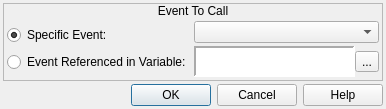
<?xml version="1.0" encoding="UTF-8"?>
<ui version="4.0">
 <class>ConfigureEvent_CallEvent</class>
 <widget class="QDialog" name="ConfigureEvent_CallEvent">
  <property name="geometry">
   <rect>
    <x>0</x>
    <y>0</y>
    <width>386</width>
    <height>109</height>
   </rect>
  </property>
  <property name="windowTitle">
   <string>Call Event</string>
  </property>
  <property name="windowIcon">
   <iconset resource="gui_icons.qrc">
    <normaloff>:/icons/openrpgmaker.png</normaloff>:/icons/openrpgmaker.png</iconset>
  </property>
  <property name="styleSheet">
   <string notr="true">.QFrame
{
	border-width: 1px;
	border-style: solid;
	border-color: palette(window-text);
}

.QFrame&gt;QLabel
{
	border-width: 0px;
	background-color: palette(window-text);
	color: palette(window);
	font-weight: bold;
}

.QFrame&gt;QCheckBox
{
	background-color: palette(window-text);
	border-width: 0px;
	border-style: none;
	color: palette(window);
	spacing: 3px;
	font-weight: bold;
	padding: 0px 0px 0px 3px;
}

.QFrame&gt;QCheckBox::indicator
{
	min-width: 8px;
	max-width: 8px;
	min-height: 8px;
	max-height: 8px;
	width: 8px;
	height: 8px;
	border-width: 2px;
	border-radius: 0px;
	border-style: ridge;
	border-color: palette(mid);
}

.QFrame&gt;QCheckBox::indicator:unchecked
{
	background-color: palette(base);
}

.QFrame&gt;QCheckBox::indicator:checked
{
	background-color: palette(window-text);
}

.QFrame&gt;QCheckBox::indicator:hover
{
	border-color: palette(highlight);
}</string>
  </property>
  <layout class="QVBoxLayout" name="verticalLayout_4">
   <property name="spacing">
    <number>3</number>
   </property>
   <property name="margin">
    <number>3</number>
   </property>
   <item>
    <widget class="QFrame" name="frame">
     <property name="frameShape">
      <enum>QFrame::StyledPanel</enum>
     </property>
     <property name="frameShadow">
      <enum>QFrame::Raised</enum>
     </property>
     <layout class="QVBoxLayout" name="verticalLayout">
      <property name="spacing">
       <number>0</number>
      </property>
      <property name="margin">
       <number>0</number>
      </property>
      <item>
       <widget class="QLabel" name="label">
        <property name="sizePolicy">
         <sizepolicy hsizetype="Preferred" vsizetype="Fixed">
          <horstretch>0</horstretch>
          <verstretch>0</verstretch>
         </sizepolicy>
        </property>
        <property name="text">
         <string>Event To Call</string>
        </property>
        <property name="alignment">
         <set>Qt::AlignCenter</set>
        </property>
       </widget>
      </item>
      <item>
       <widget class="QWidget" name="widget" native="true">
        <layout class="QHBoxLayout" name="horizontalLayout">
         <property name="spacing">
          <number>3</number>
         </property>
         <property name="margin">
          <number>3</number>
         </property>
         <item>
          <layout class="QVBoxLayout" name="verticalLayout_2">
           <property name="spacing">
            <number>3</number>
           </property>
           <item>
            <widget class="QRadioButton" name="rbSpecificEvent">
             <property name="sizePolicy">
              <sizepolicy hsizetype="Fixed" vsizetype="Fixed">
               <horstretch>0</horstretch>
               <verstretch>0</verstretch>
              </sizepolicy>
             </property>
             <property name="text">
              <string>Specific Event:</string>
             </property>
             <property name="checked">
              <bool>true</bool>
             </property>
            </widget>
           </item>
           <item>
            <widget class="QRadioButton" name="rbReferencedEvent">
             <property name="sizePolicy">
              <sizepolicy hsizetype="Fixed" vsizetype="Fixed">
               <horstretch>0</horstretch>
               <verstretch>0</verstretch>
              </sizepolicy>
             </property>
             <property name="text">
              <string>Event Referenced in Variable:</string>
             </property>
            </widget>
           </item>
          </layout>
         </item>
         <item>
          <layout class="QVBoxLayout" name="verticalLayout_3">
           <property name="spacing">
            <number>3</number>
           </property>
           <item>
            <widget class="QComboBox" name="cboxCommonEvents"/>
           </item>
           <item>
            <widget class="QWidget" name="wVariable" native="true">
             <layout class="QHBoxLayout" name="horizontalLayout_36">
              <property name="spacing">
               <number>0</number>
              </property>
              <property name="margin">
               <number>0</number>
              </property>
              <item>
               <widget class="QLabel" name="lblVariable">
                <property name="sizePolicy">
                 <sizepolicy hsizetype="Preferred" vsizetype="Preferred">
                  <horstretch>0</horstretch>
                  <verstretch>0</verstretch>
                 </sizepolicy>
                </property>
                <property name="minimumSize">
                 <size>
                  <width>150</width>
                  <height>0</height>
                 </size>
                </property>
                <property name="font">
                 <font>
                  <family>Monospace</family>
                 </font>
                </property>
                <property name="styleSheet">
                 <string notr="true">background-color: palette(base);</string>
                </property>
                <property name="frameShape">
                 <enum>QFrame::Panel</enum>
                </property>
                <property name="frameShadow">
                 <enum>QFrame::Sunken</enum>
                </property>
                <property name="lineWidth">
                 <number>2</number>
                </property>
                <property name="text">
                 <string/>
                </property>
               </widget>
              </item>
              <item>
               <widget class="QToolButton" name="bBrowseVariables">
                <property name="text">
                 <string>...</string>
                </property>
                <property name="icon">
                 <iconset resource="gui_icons.qrc">
                  <normaloff>:/icons/fileopen.png</normaloff>:/icons/fileopen.png</iconset>
                </property>
               </widget>
              </item>
             </layout>
            </widget>
           </item>
          </layout>
         </item>
        </layout>
       </widget>
      </item>
     </layout>
    </widget>
   </item>
   <item>
    <widget class="QDialogButtonBox" name="buttonBox">
     <property name="orientation">
      <enum>Qt::Horizontal</enum>
     </property>
     <property name="standardButtons">
      <set>QDialogButtonBox::Cancel|QDialogButtonBox::Help|QDialogButtonBox::Ok</set>
     </property>
    </widget>
   </item>
  </layout>
 </widget>
 <resources>
  <include location="gui_icons.qrc"/>
 </resources>
 <connections>
  <connection>
   <sender>buttonBox</sender>
   <signal>accepted()</signal>
   <receiver>ConfigureEvent_CallEvent</receiver>
   <slot>accept()</slot>
   <hints>
    <hint type="sourcelabel">
     <x>248</x>
     <y>254</y>
    </hint>
    <hint type="destinationlabel">
     <x>157</x>
     <y>274</y>
    </hint>
   </hints>
  </connection>
  <connection>
   <sender>buttonBox</sender>
   <signal>rejected()</signal>
   <receiver>ConfigureEvent_CallEvent</receiver>
   <slot>reject()</slot>
   <hints>
    <hint type="sourcelabel">
     <x>316</x>
     <y>260</y>
    </hint>
    <hint type="destinationlabel">
     <x>286</x>
     <y>274</y>
    </hint>
   </hints>
  </connection>
 </connections>
</ui>
